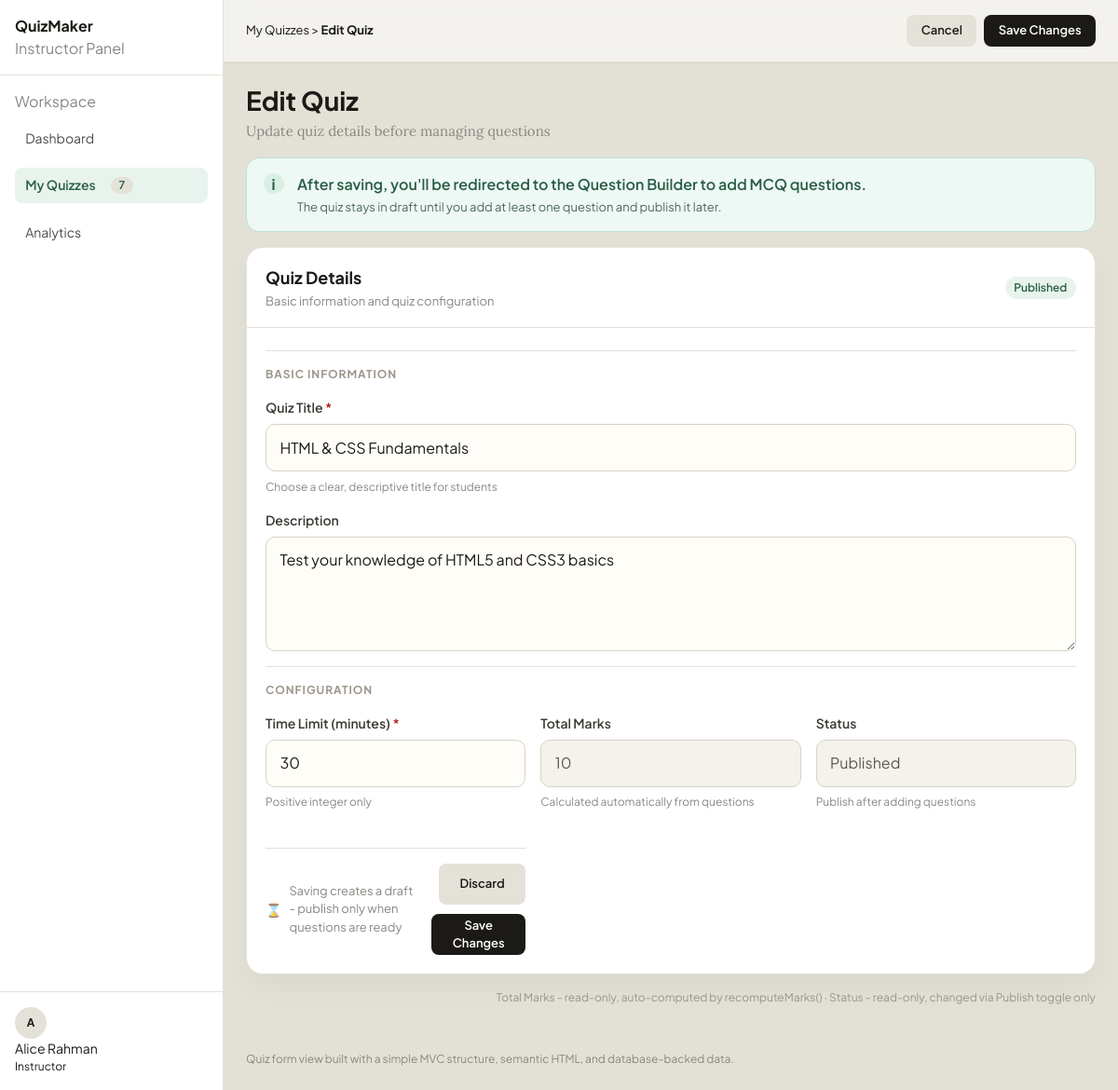
Screenshot of /view/quiz_builder/quiz_form.php?quiz_id=1 (signed in) with the database file from the repository.
### tables this page shows
CREATE TABLE quizzes (
    id                 INT UNSIGNED  AUTO_INCREMENT PRIMARY KEY,
    instructor_id      INT UNSIGNED  NOT NULL,
    title              VARCHAR(200)  NOT NULL,
    description        TEXT,
    total_marks        INT UNSIGNED  NOT NULL DEFAULT 0,
    time_limit_minutes INT UNSIGNED  NOT NULL DEFAULT 30,
    status             ENUM('draft','published')
                                     NOT NULL DEFAULT 'draft',
    created_at         TIMESTAMP     NOT NULL DEFAULT CURRENT_TIMESTAMP,

    CONSTRAINT fk_quiz_instructor
        FOREIGN KEY (instructor_id) REFERENCES users(id)
        ON DELETE CASCADE
);

### controller/QuizBuilderController.php (called while the page is built, shortened)
<?php
include_once __DIR__ . "/../model/quiz_builder_db.php";
class QuizBuilderController
{
    private function instructorIdentity(): array
    {
        return array(
            "instructor_name" => (string) ($_SESSION["user_name"] ?? "Instructor"),
            "instructor_role" => "Instructor",
        );
    }
    private function currentInstructorId(): int
    {
        return quizBuilderCurrentInstructorId();
    }
    private function resolveQuizId(): int
    {
        if (isset($_GET["quiz_id"])) {
            return (int) $_GET["quiz_id"];
        }
        return 0;
    }
    private function quizFromDatabase(int $quizId): array
    {
        $connection = getQuizBuilderConnection();
        $quiz = getQuizById($connection, $quizId, $this->currentInstructorId());
        return is_array($quiz) ? $quiz : array();
    }
    public function getQuizFormData(): array
    {
        $instructor = $this->instructorIdentity();
        $quizId = $this->resolveQuizId();
        $mode = $quizId > 0 ? "edit" : "create";
        $quiz = $this->quizFromDatabase($quizId);
        if (empty($quiz)) {
            if ($mode === "create") {
                unset($_SESSION["current_quiz_id"]);
            }
            $title = $mode === "create" ? "" : (string) ($_GET["title"] ?? "");
            $description = $mode === "create" ? "" : (string) ($_GET["description"] ?? "");
            $quiz = $this->defaultQuiz(array(
                "id" => $quizId,
                "title" => $title,
                "description" => $description,
                "time_limit_minutes" => isset($_GET["time_limit_minutes"]) ? (int) $_GET["time_limit_minutes"] : 60,
                "status" => $_GET["status"] ?? "draft",
            ));
        } else {
            $mode = "edit";
        }
        return array(
            "mode" => $mode,
            "page_title" => $mode === "edit" ? "Edit Quiz" : "Create New Quiz",
            "page_subtitle" => $mode === "edit" ? "Update quiz details before managing questions" : "Fill in the details - you'll add questions in the next step",
            "quiz" => $quiz,
            "breadcrumbs" => array("My Quizzes", $mode === "edit" ? "Edit Quiz" : "Create New Quiz"),
            "primary_action_label" => $mode === "edit" ? "Save Changes" : "Save & Add Questions",
            "instructor_name" => $instructor["instructor_name"],
            "instructor_role" => $instructor["instructor_role"],
        );
    }
}

### model/quiz_builder_db.php (called while the page is built, shortened)
<?php
function quizBuilderCurrentInstructorId()
{
	return isset($_SESSION["user_id"]) ? (int) $_SESSION["user_id"] : 3;
}
function getQuizById($connection, $quizId, $instructorId = null)
{
	$quizId = (int) $quizId;
	$sql = "SELECT quizzes.*, (SELECT COUNT(*) FROM questions WHERE quiz_id = quizzes.id) AS question_count FROM quizzes WHERE quizzes.id = '" . $quizId . "'";
	if ($instructorId !== null) {
		$sql .= " AND quizzes.instructor_id = '" . (int) $instructorId . "'";
	}
	$sql .= " LIMIT 1";
	$result = $connection->query($sql);
	if ($result && $result->num_rows > 0) {
		return $result->fetch_assoc();
	}
	return array();
}
?>

### view/quiz_builder/quiz_form.php (the view, shortened to what this page needs)
<?php
include "../../controller/QuizBuilderController.php";
$controller = new QuizBuilderController();
$pageData = $controller->getQuizFormData();
$quiz = isset($pageData["quiz"]) && is_array($pageData["quiz"]) ? $pageData["quiz"] : array();
$pageTitle = isset($pageData["page_title"]) ? $pageData["page_title"] : "Create New Quiz";
$pageSubtitle = isset($pageData["page_subtitle"]) ? $pageData["page_subtitle"] : "Fill in the details - you'll add questions in the next step";
$mode = isset($pageData["mode"]) ? $pageData["mode"] : "create";
$primaryActionLabel = isset($pageData["primary_action_label"]) ? $pageData["primary_action_label"] : "Save & Add Questions";
$breadcrumbs = isset($pageData["breadcrumbs"]) && is_array($pageData["breadcrumbs"]) ? $pageData["breadcrumbs"] : array("My Quizzes", $pageTitle);
$instructor_name = isset($pageData["instructor_name"]) ? (string) $pageData["instructor_name"] : "Instructor";
$instructor_role = isset($pageData["instructor_role"]) ? (string) $pageData["instructor_role"] : "Instructor";
function getQuizStatusBadgeClass(string $status): string
{
	return $status === "published" ? "badge-published" : "badge-draft";
}
function getQuizStatusLabel(string $status): string
{
	return $status === "published" ? "Published" : "Draft";
}
function getQuizTotalMarksLabel(array $quiz): string
{
	$questionCount = (int) ($quiz["question_count"] ?? 0);
	$totalMarks = (int) ($quiz["total_marks"] ?? 0);
	return (string) $totalMarks;
}
?>
<!DOCTYPE html>
<html lang="en">
	<head>
		<link rel="stylesheet" href="../style/quiz_style_quiz_form_page.css">
	</head>
	<body>
		<div class="app">
			<aside class="sidebar" aria-label="Sidebar navigation">
				<section class="sidebar-brand">
					<div class="brand-title">QuizMaker</div>
					<div class="brand-subtitle">Instructor Panel</div>
				</section>
				<nav class="nav_section" aria-label="Workspace">
					<div class="nav-label">Workspace</div>
					<a class="nav-item" href="dashboard.php">Dashboard</a>
					<a class="nav-item active" href="#">My Quizzes <span class="nav_badge">7</span></a>
					<a class="nav-item" href="../Results_Leaderboard/analytics.php">Analytics</a>
				</nav>
				<section class="sidebar_user" aria-label="Current user">
					<div class="avatar"><?php echo htmlspecialchars(strtoupper(substr($instructor_name, 0, 1))); ?></div>
					<div>
						<div class="user_name"><?php echo htmlspecialchars($instructor_name); ?></div>
						<div class="user_role"><?php echo htmlspecialchars($instructor_role); ?></div>
					</div>
				</section>
			</aside>
			<div class="main">
				<header>
					<div class="bread_crumb">
						<?php echo htmlspecialchars($breadcrumbs[0] ?? "My Quizzes"); ?> <span class="breadcrumb_separator">&gt;</span> <strong><?php echo htmlspecialchars($breadcrumbs[1] ?? $pageTitle); ?></strong>
					</div>
					<div class="header_actions">
						<a class="btn btn_secondary" href="dashboard.php">Cancel</a>
						<button class="btn btn_primary" type="submit" form="quiz_form"><?php echo htmlspecialchars($primaryActionLabel); ?></button>
					</div>
				</header>
				<main class="content quiz_form_page">
					<section class="page_head">
						<h1><?php echo htmlspecialchars($pageTitle); ?></h1>
						<div class="page_subtitle"><?php echo htmlspecialchars($pageSubtitle); ?></div>
					</section>
					<section class="info_banner" aria-label="Quiz builder note">
						<div class="info_banner_icon">i</div>
						<div>
							<div class="info_banner_title">After saving, you'll be redirected to the Question Builder to add MCQ questions.</div>
							<div class="info_banner_text">The quiz stays in draft until you add at least one question and publish it later.</div>
						</div>
					</section>
					<section class="quiz_form_card">
						<div class="quiz_form_card_header">
							<div>
								<div class="quiz_form_card_title">Quiz Details</div>
								<div class="quiz_form_card_subtitle">Basic information and quiz configuration</div>
							</div>
							<span class="badge <?php echo getQuizStatusBadgeClass((string) ($quiz["status"] ?? "draft")); ?>"><?php echo htmlspecialchars(getQuizStatusLabel((string) ($quiz["status"] ?? "draft"))); ?></span>
						</div>
						<form id="quiz_form" class="quiz_form" method="post" action="#">
							<?php
							$titlePlaceholder = $mode === "create" ? "Add a descriptive quiz title" : "Enter a descriptive quiz title";
							$descriptionPlaceholder = $mode === "create" ? "Add a short description for the quiz" : "Add a short description for the quiz";
							?>
							<div class="form_section_label">Basic Information</div>
							<div class="field_group field_group_full">
								<label for="quiz_title">Quiz Title <span class="required_mark">*</span></label>
								<input id="quiz_title" name="title" type="text" value="<?php echo htmlspecialchars((string) ($quiz["title"] ?? "")); ?>" placeholder="<?php echo htmlspecialchars($titlePlaceholder); ?>" required maxlength="200">
								<div class="field_hint">Choose a clear, descriptive title for students</div>
							</div>
							<div class="field_group field_group_full">
								<label for="quiz_description">Description</label>
								<textarea id="quiz_description" name="description" rows="4" placeholder="<?php echo htmlspecialchars($descriptionPlaceholder); ?>"><?php echo htmlspecialchars((string) ($quiz["description"] ?? "")); ?></textarea>
							</div>
							<div class="form_section_label">Configuration</div>
								<div class="form_grid">
									<div class="field_group">
										<label for="time_limit_minutes">Time Limit (minutes) <span class="required_mark">*</span></label>
										<input id="time_limit_minutes" name="time_limit_minutes" type="number" min="1" step="1" value="<?php echo (int) ($quiz["time_limit_minutes"] ?? 60); ?>" required>
										<div class="field_hint">Positive integer only</div>
									</div>
									<div class="field_group">
										<label for="total_marks">Total Marks</label>
										<input id="total_marks" type="text" value="<?php echo htmlspecialchars(getQuizTotalMarksLabel($quiz)); ?>" readonly>
										<div class="field_hint">Calculated automatically from questions</div>
									</div>
									<div class="field_group">
										<label for="quiz_status">Status</label>
										<input id="quiz_status" type="text" value="<?php echo htmlspecialchars(getQuizStatusLabel((string) ($quiz["status"] ?? "draft"))); ?>" readonly>
										<div class="field_hint">Publish after adding questions</div>
									</div>
									<div class="form_footer">
									<div class="form_note">
										<span class="form_note_icon">⌛</span>
										<span>Saving creates a draft - publish only when questions are ready</span>
									</div>
									<div class="form_actions">
										<a class="btn btn_secondary" href="dashboard.php">Discard</a>
										<button class="btn btn_primary" type="submit"><?php echo htmlspecialchars($primaryActionLabel); ?></button>
									</div>
								</div>
							</div>
						</form>
					</section>
					<div class="page_footer_hint">Total Marks - read-only, auto-computed by recomputeMarks() · Status - read-only, changed via Publish toggle only</div>
				</main>
				<footer>
					Quiz form view built with a simple MVC structure, semantic HTML, and database-backed data.
				</footer>
			</div>
		</div>
	</body>
</html>

### view/style/quiz_style_quiz_form_page.css (style rules this page uses)
.main > header { position: sticky; top: 0; z-index: 20; box-shadow: 0 1px 0 rgba(28, 26, 23, 0.04); background: rgba(255, 255, 255, 0.564); -webkit-backdrop-filter: blur(0px) saturate(100%); backdrop-filter: blur(14px) saturate(100%); transition: background 180ms ease, backdrop-filter 180ms ease, box-shadow 180ms ease; }
.quiz_form_page { padding-bottom: 2rem; }
.info_banner { display: flex; align-items: flex-start; gap: .9rem; padding: 1rem 1.1rem; margin-bottom: 1rem; border: 1px solid #BFE0D0; border-radius: 14px; background: #EEF8F4; color: #295C46; }
.info_banner_icon { width: 22px; height: 22px; border-radius: 999px; background: #D8F0E4; display: grid; place-items: center; font-weight: 700; flex: 0 0 auto; }
.info_banner_title { font-weight: 600; margin-bottom: .2rem; }
.info_banner_text { font-size: 13px; color: #4D6A5B; }
.quiz_form_card { background: #FFFFFF; border: 1px solid #E4E1D9; border-radius: 18px; box-shadow: 0 14px 34px rgba(28, 26, 23, 0.04); overflow: hidden; }
.quiz_form_card_header { display: flex; justify-content: space-between; align-items: center; gap: 1rem; padding: 1.1rem 1.25rem; border-bottom: 1px solid #E4E1D9; }
.quiz_form_card_title { font-weight: 700; font-size: 18px; }
.quiz_form_card_subtitle { margin-top: .2rem; font-size: 13px; color: #8A8783; }
.quiz_form { padding: 1.25rem; }
.form_section_label { margin: .25rem 0 1rem; padding-top: 1rem; border-top: 1px solid #E4E1D9; font-size: 12px; font-weight: 700; text-transform: uppercase; letter-spacing: .08em; color: #9D968B; }
.field_group { display: grid; gap: .45rem; margin-bottom: 1rem; }
.field_group_full { grid-column: 1 / -1; }
.form_grid { display: grid; grid-template-columns: repeat(3, minmax(0, 1fr)); gap: 1rem; align-items: start; }
.quiz_form label { font-size: 14px; font-weight: 600; color: #3E3B36; }
.required_mark { color: #B42318; }
.quiz_form input, .quiz_form textarea { width: 100%; border: 1px solid #D7D2C6; border-radius: 10px; padding: .78rem .9rem; background: #FFFDF8; font: inherit; color: #1C1A17; transition: border-color 160ms ease, box-shadow 160ms ease, background-color 160ms ease; }
.quiz_form textarea { min-height: 110px; resize: vertical; line-height: 1.5; }
.quiz_form input[readonly] { background: #F4F2EB; color: #5C5750; }
.field_hint { font-size: 12px; color: #8A8783; }
.form_footer { display: flex; justify-content: space-between; align-items: center; gap: 1rem; padding-top: 1rem; margin-top: .5rem; border-top: 1px solid #E4E1D9; }
.form_note { display: inline-flex; align-items: center; gap: .5rem; color: #8A8783; font-size: 13px; }
.form_note_icon { font-size: 14px; opacity: .85; }
.form_actions { display: flex; justify-content: flex-end; gap: .65rem; flex-wrap: wrap; }
.form_actions .btn { padding: .95rem 1.35rem; min-height: 44px; }
.page_footer_hint { margin-top: 1rem; font-size: 12px; color: #9B958A; text-align: right; }
.avatar { width: 34px; height: 34px; border-radius: 999px; background: #E4E1D9; color: #1C1A17; display: grid; place-items: center; font-size: 12px; font-weight: 700; }
.user_name { font-size: 14px; }
.user_role { font-size: 12px; }
.btn { text-decoration: none; }

### rows the page displays
quizzes: id "A", id "Alice Rahman", id "Instructor", id "My Quizzes", id "Edit Quiz", id "Save Changes", id "Update quiz details before managing questions", getQuizStatusLabel((string) ($quiz["status"] ?? "draft")) "Published", title "HTML & CSS Fundamentals", description "Test your knowledge of HTML5 and CSS3 basics", time_limit_minutes "30", total_marks "10", status "Published"
